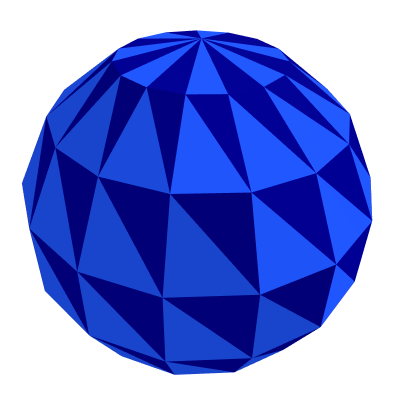

Notebook code cell kept with this figure:
### Markdown cell above
### Putting the UV Sphere Together

### Code cell
polys = top + middle + bottom

show_poly_3d(nodes=nodes, polys=polys)
#create_poly_3d_gif('./image/uv_spheroid_full.gif', nodes=nodes, polys=polys, duration=4)
